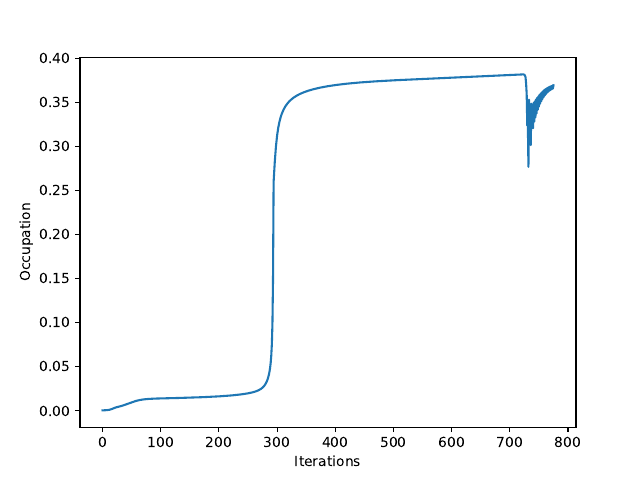

Write Python code to recreate this figure.
from crank_nicolson import Stepper
import numpy as np
import matplotlib.pyplot as plt


def V(x, t):
    return 0.5 * np.square(x)


def occupation(parameters):
    time_shift = t_max / 2

    frequencies = [(1, parameters[2]), (parameters[3], parameters[4])]
    stepper.set_electric_field(parameters[0], time_shift, parameters[1], frequencies)
    stepper.set_time(0)
    stepper.set_state(eigenstates[0], normalzie=False)
    stepper.step_to(t_max, dt)
    occ = stepper.projection([eigenstates[1]])[0]
    return np.real(np.conj(occ) * occ)

def grad(parameters, dp=1e-3):
    occ0 = occupation(parameters)
    occs = np.zeros_like(parameters)
    for i in range(len(parameters)):
        parameters[i] += dp
        occs[i] = occupation(parameters)
        parameters[i] -= dp
    return (occs - occ0) / dp, occ0


parameters = np.array([10., 1., 5., 1., 5.])

# number of sample points
N = 1000
# x domain
x_min = -50
x_max = 50
# starting point
t = 0
t_max = 6
# create list of all x points
x = np.linspace(x_min, x_max, N, endpoint=True)
# time step
dt = 0.1
# calculate initial state
# current_state = psi(x)

# create the Stepper which propagates times
stepper = Stepper(None, t, x, V)
stepper.t_max = t_max
energys, eigenstates = stepper.get_stationary_solutions(k=250)

occupations = []
learning_rate = 1.
try:
    for i in range(1000):
        g, o = grad(parameters)
        print(o)
        occupations.append(o)
        if o > 0.2:
            learning_rate = 0.1
        parameters += learning_rate * g
except KeyboardInterrupt:
    pass

plt.plot(occupations)
plt.xlabel('Iterations')
plt.ylabel('Occupation')
plt.savefig('finite_differences.pdf')
plt.show()
